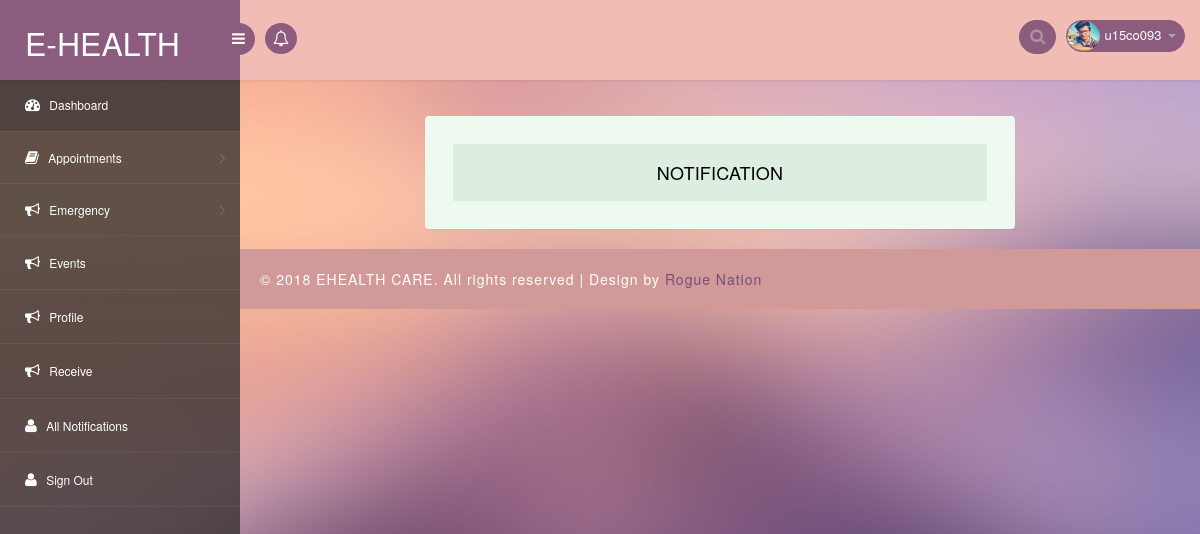
/allnotifications.php (signed in), run on an earlier commit of the app's database.
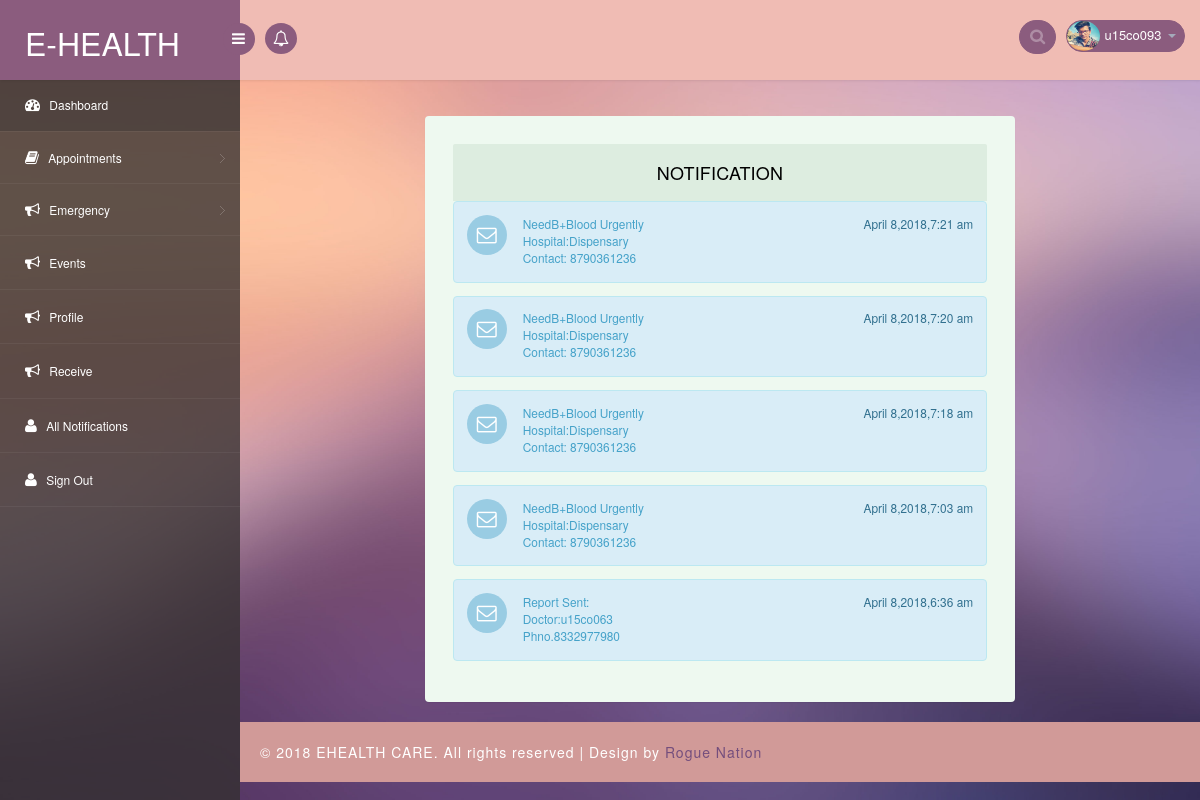
And on a later commit of the database.
### tables this page shows
CREATE TABLE `users` (
  `id` int(11) NOT NULL,
  `username` varchar(100) NOT NULL,
  `email` varchar(255) NOT NULL,
  `password` varchar(255) DEFAULT NULL,
  `phone` varchar(13) DEFAULT NULL,
  `emer1` varchar(13) DEFAULT NULL,
  `emer2` varchar(13) DEFAULT NULL,
  `addr` text,
  `dob` date DEFAULT NULL,
  `avatar` varchar(255) NOT NULL,
  `aadhar` int(12) DEFAULT NULL,
  `hash` varchar(255) NOT NULL,
  `active` int(11) NOT NULL DEFAULT '0',
  `pincode` int(6) DEFAULT NULL,
  `bloodgroup` varchar(3) DEFAULT NULL,
  `medicalHis` text,
  `infoUpdated` int(11) NOT NULL DEFAULT '0',
  `user_type` int(11) NOT NULL
);

CREATE TABLE `notifications` (
  `nid` int(11) NOT NULL,
  `uid` int(11) NOT NULL,
  `ntype` varchar(255) NOT NULL,
  `notified_by` varchar(255) NOT NULL,
  `notify_time` timestamp NOT NULL DEFAULT CURRENT_TIMESTAMP,
  `notify_read` int(11) NOT NULL DEFAULT '0'
);

CREATE TABLE `hospital` (
  `h_id` varchar(255) NOT NULL,
  `hname` varchar(255) NOT NULL,
  `haddr` varchar(255) NOT NULL,
  `lat` double NOT NULL,
  `lng` double NOT NULL,
  `hmail` varchar(255) NOT NULL,
  `hpassword` varchar(255) NOT NULL,
  `hphone` varchar(13) NOT NULL,
  `hash` varchar(255) NOT NULL,
  `active` int(11) NOT NULL DEFAULT '0'
);

### allnotifications.php (the view, shortened to what this page needs)
<?php include('includes/header.php') ?>
<?php
  $query = "SELECT * FROM `notifications` WHERE `uid` = '".$_SESSION['uid']."'
              ORDER BY `notify_time` DESC";
  $result = mysqli_query($conn, $query);
?>
<section id="main-content">
	<section class="wrapper">
		<div class="agil-info-calendar">
		<div class="col-md-2"></div>
		<div class="col-md-8 w3agile-notifications">
			<div class="notifications">
					<header class="panel-heading">
						Notification
					</header>
					<?php
                       while($row = mysqli_fetch_array($result))
                       {
                       	 if($row['ntype']=="EB")
                       	 {
                       	 	$query1 = "SELECT * FROM `hospital` WHERE 	`h_id` = '".$row['notified_by']."' ";
				        	$result1 = mysqli_query($conn,$query1);
				        	$query2 = "SELECT `bloodgroup` FROM `users` WHERE id= '".$row['uid']."' ";
				        	$result2 = mysqli_query($conn,$query2);
				        	$row2 = mysqli_fetch_array($result2);
				        	if($row1 = mysqli_fetch_array($result1))
				        	{
				        	$hospital_name = $row1['hname'];
				        	$phno = $row1['hphone'];
                            }
                            $msg = 'Need' .$row2['bloodgroup'].'Blood Urgently<br/>Hospital:'.$hospital_name.'<br/>Contact: '.$phno.' ';
                       	 $date = date("F j,Y,g:i a",strtotime($row['notify_time']));
                       	 ?>
                           <div class="notify-w3ls">
						     <div class="alert alert-info clearfix">
							   <span class="alert-icon"><i class="fa fa-envelope-o"></i></span>
							     <div class="notification-info">
								   <ul class="clearfix notification-meta">
									<li class="pull-left notification-sender"><span><a href="#"><?php echo $msg ?></a></span> </li>
									<li class="pull-right notification-time"><?php echo $date ?></li>
								   </ul>
							     </div>
						     </div>
					       </div>
                       	 <?php
                       }
                       elseif($row['ntype']=="DR")
                       {
                            $query1 = "SELECT * FROM `users` WHERE `id` = '".$row['notified_by']."' ";
				                 $result1 = mysqli_query($conn,$query1);
				                 if($row1 = mysqli_fetch_array($result1))
					        	 {
					        		$doctor = $row1['username'];
					        		$phno = $row1['phone'];
					        		$msg = 'Report Sent:<br/>Doctor:'.$doctor.'<br/>Phno.'.$phno.' ';
					        		$date = date("F j,Y,g:i a",strtotime($row['notify_time']));
                       	 ?>
                           <div class="notify-w3ls">
						     <div class="alert alert-info clearfix">
							   <span class="alert-icon"><i class="fa fa-envelope-o"></i></span>
							     <div class="notification-info">
								   <ul class="clearfix notification-meta">
									<li class="pull-left notification-sender"><span><a href="#"><?php echo $msg ?></a></span> </li>
									<li class="pull-right notification-time"><?php echo $date ?></li>
								   </ul>
							     </div>
						     </div>
					       </div>
                       	 <?php
                       }
                      }
                  }
					?>
			</div>
				<div class="col-md-2"></div>
				</div>
			</div>
</section>
		   <div class="footer">
			<div class="wthree-copyright">
			  <p>© 2018 EHEALTH CARE. All rights reserved | Design by <a href="https://github.com/SairamNaragoni/EHealth">Rogue Nation</a></p>
			</div>
		  </div>
</section>
</section>
</body>
</html>

### includes/header.php (shortened to what this page needs)
<?php include("includes/connection.php"); ?>
<!DOCTYPE html>
<head>
<link rel="stylesheet" href="css/bootstrap.min.css" >
<link href="css/style.css" rel='stylesheet' type='text/css' />
<link href="css/style-responsive.css" rel="stylesheet"/>
<link rel="stylesheet" href="css/font.css" type="text/css"/>
<link href="css/font-awesome.css" rel="stylesheet">
<link rel="stylesheet" href="css/morris.css" type="text/css"/>
<link rel="stylesheet" href="css/monthly.css">
<link rel="stylesheet" href="css/bootstrap.css">
<link rel="stylesheet" href="css/custom.css">
</head>
<body>
<section id="container">
<header class="header fixed-top clearfix">
<div class="brand">
    <a href="index.html" class="logo">E-Health</a>
    <div class="sidebar-toggle-box">
        <div class="fa fa-bars"></div>
    </div>
</div>
<div class="nav notify-row" id="top_menu">
    <ul class="nav top-menu">
        <li id="header_notification_bar" class="dropdown">
            <a data-toggle="dropdown" class="dropdown-toggle" id="dropdownMenuButton" href="#">
                <i class="fa fa-bell-o"></i>
            </a>
        </li>
    </ul>
</div>
<div class="top-nav clearfix">
    <ul class="nav pull-right top-menu">
        <li>
            <input type="text" class="form-control search" placeholder=" Search">
        </li>
        <?php
            $uid = $_SESSION['uid'];
            $query = "SELECT * FROM users WHERE id={$uid}";
            $result = mysqli_query($conn,$query);
            $row = mysqli_fetch_assoc($result);
        ?>
        <li class="dropdown">
            <a data-toggle="dropdown" class="dropdown-toggle" href="#">
                <img alt="" src="images/avatars/<?php echo $row['avatar']?>" width='30px' height='30px'>
                <span class="username"><?php echo $row['username']?></span>
                <b class="caret"></b>
            </a>
        </li>
    </ul>
</div>
</header>
<aside>
    <div id="sidebar" class="nav-collapse">
        <div class="leftside-navigation">
            <ul class="sidebar-menu" id="nav-accordion">
                <li>
                    <a class="active" href="home.php">
                        <i class="fa fa-dashboard"></i>
                        <span>Dashboard</span>
                    </a>
                </li>
                <li class="sub-menu">
                    <a href="javascript:;">
                        <i class="fa fa-book"></i>
                        <span>Appointments</span>
                    </a>
                </li>
                <li class="sub-menu">
                    <a href="javascript:;">
                        <i class="fa fa-bullhorn"></i>
                        <span>Emergency</span>
                    </a>
                </li>
                <li>
                    <a href="events.php">
                        <i class="fa fa-bullhorn"></i>
                        <span>Events</span>
                    </a>
                </li>
                <li>
                    <a href="profile.php">
                        <i class="fa fa-bullhorn"></i>
                        <span>Profile</span>
                    </a>
                </li>
                <?php if(isset($_SESSION['drid'])) : ?>
                    <li>
                        <a href="receive.php">
                            <i class="fa fa-bullhorn"></i>
                            <span>Receive</span>
                        </a>
                    </li>
                <?php endif; ?>
                <li>
                    <a href="allnotifications.php">
                        <i class="fa fa-user"></i>
                        <span>All Notifications</span>
                    </a>
                </li>
                <li>
                    <a href="signout.php">
                        <i class="fa fa-user"></i>
                        <span>Sign Out</span>
                    </a>
                </li>
            </ul>            </div>
    </div>
</aside>

What changed in the data, as far as the page shows it:
added notifications: users.bloodgroup "B+", hospital.hname "Dispensary", hospital.hphone "8790361236", notify_time "April 8,2018,7:21 am"
added notifications: users.bloodgroup "B+", hospital.hname "Dispensary", hospital.hphone "8790361236", notify_time "April 8,2018,7:20 am"
added notifications: users.bloodgroup "B+", hospital.hname "Dispensary", hospital.hphone "8790361236", notify_time "April 8,2018,7:18 am"
added notifications: users.bloodgroup "B+", hospital.hname "Dispensary", hospital.hphone "8790361236", notify_time "April 8,2018,7:03 am"
added notifications: users.username "u15co063", users.phone "8332977980", notify_time "April 8,2018,6:36 am"
